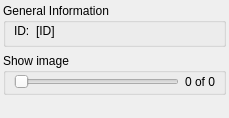
<?xml version="1.0" encoding="UTF-8"?>
<ui version="4.0">
 <class>DockWidgetGLDisplay</class>
 <widget class="QWidget" name="DockWidgetGLDisplay">
  <property name="geometry">
   <rect>
    <x>0</x>
    <y>0</y>
    <width>229</width>
    <height>118</height>
   </rect>
  </property>
  <property name="windowTitle">
   <string>Form</string>
  </property>
  <layout class="QVBoxLayout" name="verticalLayout">
   <property name="leftMargin">
    <number>3</number>
   </property>
   <property name="topMargin">
    <number>3</number>
   </property>
   <property name="rightMargin">
    <number>3</number>
   </property>
   <property name="bottomMargin">
    <number>3</number>
   </property>
   <item>
    <widget class="QGroupBox" name="groupBox">
     <property name="sizePolicy">
      <sizepolicy hsizetype="Preferred" vsizetype="Minimum">
       <horstretch>0</horstretch>
       <verstretch>0</verstretch>
      </sizepolicy>
     </property>
     <property name="title">
      <string>General Information</string>
     </property>
     <layout class="QHBoxLayout" name="horizontalLayout_3">
      <property name="leftMargin">
       <number>8</number>
      </property>
      <property name="topMargin">
       <number>1</number>
      </property>
      <property name="rightMargin">
       <number>8</number>
      </property>
      <property name="bottomMargin">
       <number>6</number>
      </property>
      <item>
       <widget class="QLabel" name="label_2">
        <property name="sizePolicy">
         <sizepolicy hsizetype="Preferred" vsizetype="Preferred">
          <horstretch>0</horstretch>
          <verstretch>0</verstretch>
         </sizepolicy>
        </property>
        <property name="text">
         <string>ID:</string>
        </property>
       </widget>
      </item>
      <item>
       <widget class="QLabel" name="lblID">
        <property name="sizePolicy">
         <sizepolicy hsizetype="Expanding" vsizetype="Preferred">
          <horstretch>0</horstretch>
          <verstretch>0</verstretch>
         </sizepolicy>
        </property>
        <property name="text">
         <string>[ID]</string>
        </property>
       </widget>
      </item>
     </layout>
    </widget>
   </item>
   <item>
    <widget class="QGroupBox" name="groupBox_2">
     <property name="sizePolicy">
      <sizepolicy hsizetype="Preferred" vsizetype="Preferred">
       <horstretch>0</horstretch>
       <verstretch>0</verstretch>
      </sizepolicy>
     </property>
     <property name="minimumSize">
      <size>
       <width>0</width>
       <height>0</height>
      </size>
     </property>
     <property name="title">
      <string>Show image</string>
     </property>
     <layout class="QHBoxLayout" name="horizontalLayout">
      <property name="leftMargin">
       <number>8</number>
      </property>
      <property name="topMargin">
       <number>1</number>
      </property>
      <property name="rightMargin">
       <number>8</number>
      </property>
      <property name="bottomMargin">
       <number>3</number>
      </property>
      <item>
       <widget class="QSlider" name="sliderIdx">
        <property name="maximum">
         <number>10</number>
        </property>
        <property name="orientation">
         <enum>Qt::Horizontal</enum>
        </property>
        <property name="invertedAppearance">
         <bool>false</bool>
        </property>
        <property name="tickPosition">
         <enum>QSlider::NoTicks</enum>
        </property>
       </widget>
      </item>
      <item>
       <widget class="QLabel" name="lblIdx">
        <property name="text">
         <string>0 of 0</string>
        </property>
       </widget>
      </item>
     </layout>
    </widget>
   </item>
   <item>
    <spacer name="verticalSpacer">
     <property name="orientation">
      <enum>Qt::Vertical</enum>
     </property>
     <property name="sizeHint" stdset="0">
      <size>
       <width>20</width>
       <height>40</height>
      </size>
     </property>
    </spacer>
   </item>
  </layout>
 </widget>
 <resources/>
 <connections/>
</ui>
